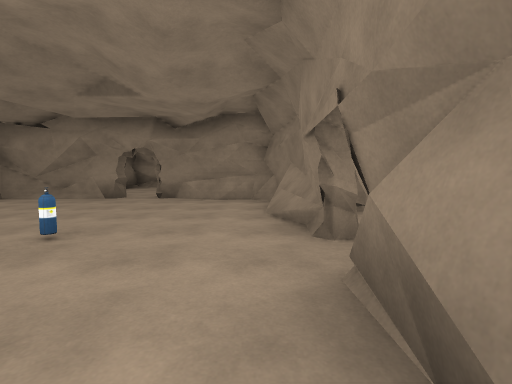
[1] (above)

14 first-person views from a walk through a Unity game level. The camera is 1.3 m above the floor, tilts 4° down and sees 85° across. The floor is counted in squares, 2 m on a side. Each view is taken from the middle of a square. On the plan, view 1 faces up. The plan holds only what a view shows up to about 9 squares ahead; the rest is blank. The player character is not drawn.

[2]
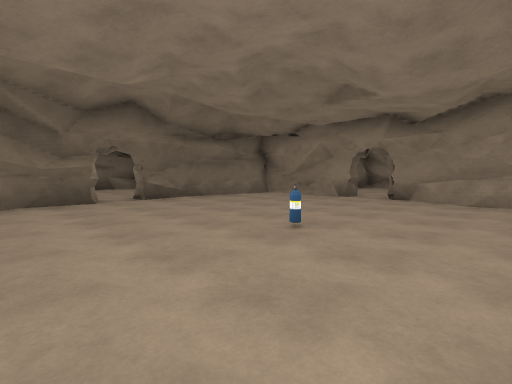

[3]
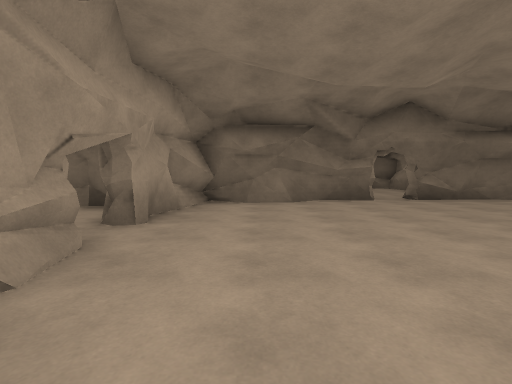

[4]
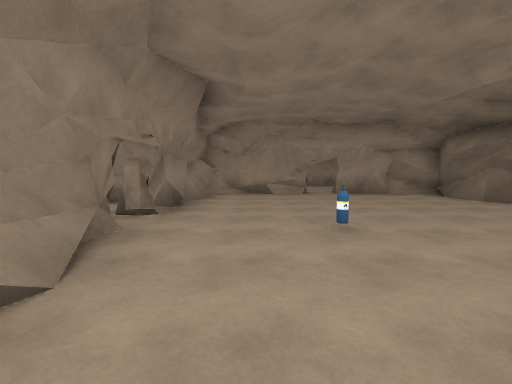

[5]
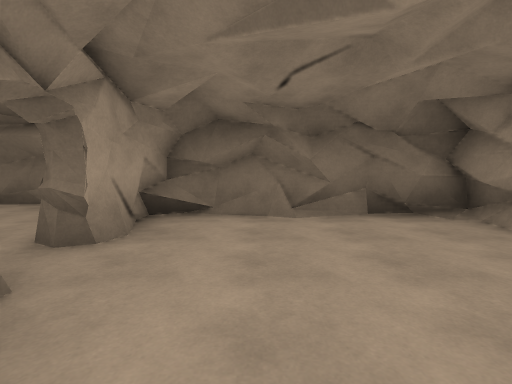

[6]
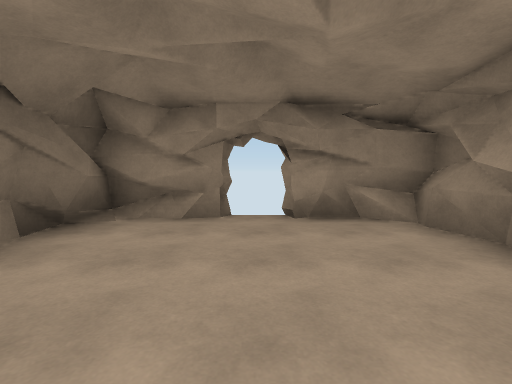

[7]
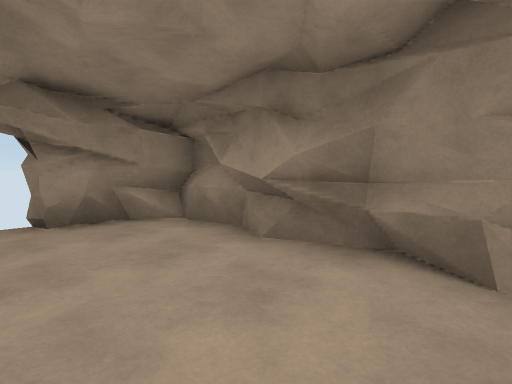

[8]
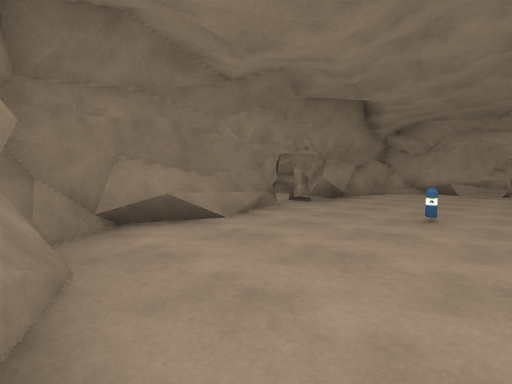

[9]
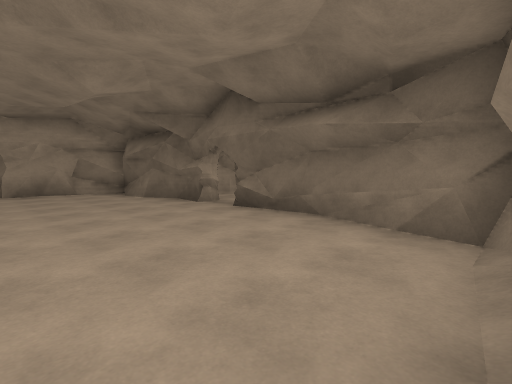

[10]
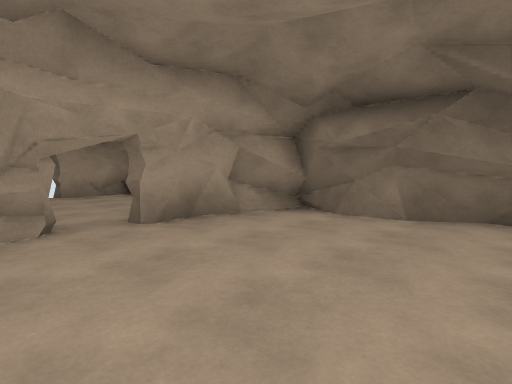

[11]
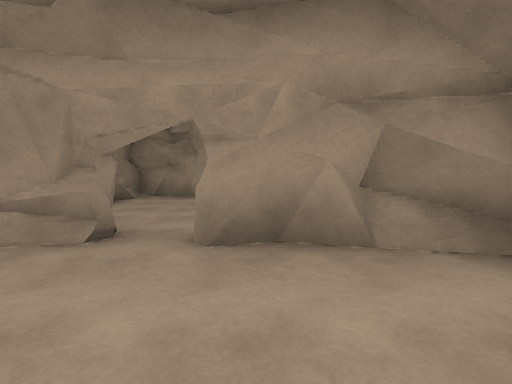

[12]
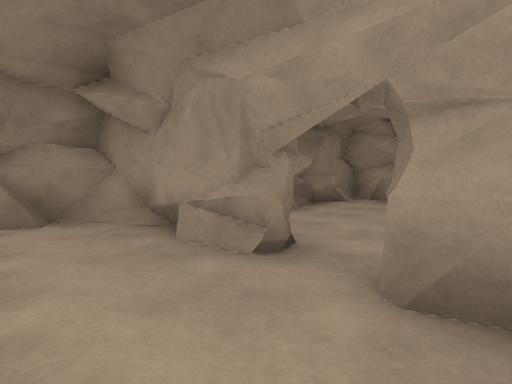

[13]
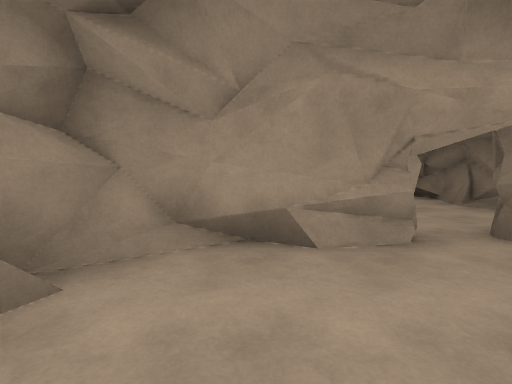

[14]
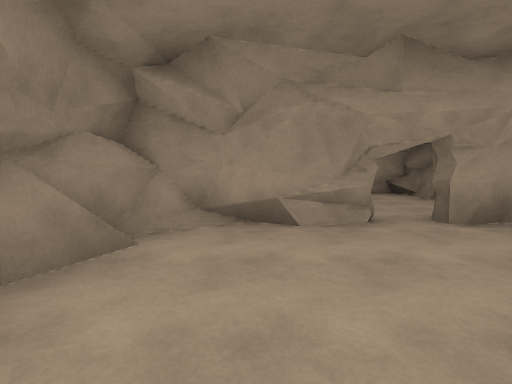

### Floor plan
Key: @ floor where view 1 was taken; # wall or solid block; x gap in a wall; . floor; O other object.
Columns run from 9 left of view 1 to 3 right of it. Each row starts with its distance up from view 1.
 12     ######
 11    ##....#
 10    #.....#
  9    #.....#
  8    #....##
  7   ####.####
  6   #.......#
  5   #.......##
  4   #.......#
  3  .x....O..x
  2  .x.......x
  1  .#.......#.
  0 ###......@###
 -1   ##......#
 -2    #.....##
 -3    #######
 -4    ##....#
 -5    #.....#
 -6    #.....#
 -7    #....##
 -8    ### ##

Where each view was taken, in squares from view 1:
view 1: 0 up, 0 right, facing up
view 2: 0 up, 0 right, facing up-left
view 3: 1 down, 0 right, facing left
view 4: 6 up, 1 left, facing down
view 5: 9 up, 1 left, facing left
view 6: 8 up, 3 left, facing up
view 7: 8 up, 3 left, facing up-right
view 8: 7 up, 3 left, facing down-right
view 9: 7 up, 3 left, facing down-left
view 10: 1 up, 2 left, facing down-left
view 11: 0 up, 4 left, facing down
view 12: 1 down, 4 left, facing down-right
view 13: 0 up, 1 left, facing down
view 14: 1 up, 1 left, facing down
